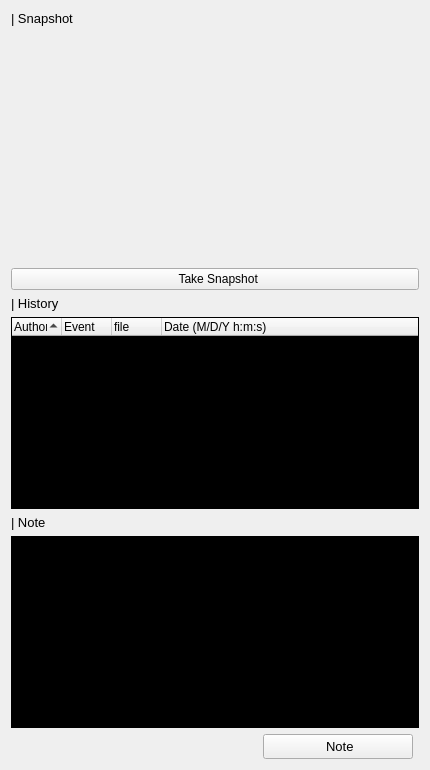
    <widget class="QFrame" name="frame">
     <property name="sizePolicy">
      <sizepolicy hsizetype="Expanding" vsizetype="Expanding">
       <horstretch>0</horstretch>
       <verstretch>0</verstretch>
      </sizepolicy>
     </property>
     <property name="minimumSize">
      <size>
       <width>430</width>
       <height>650</height>
      </size>
     </property>
     <property name="font">
      <font>
       <pointsize>9</pointsize>
      </font>
     </property>
     <layout class="QGridLayout" name="gridLayout_6">
      <item row="3" column="0">
       <widget class="QLabel" name="label_10">
        <property name="sizePolicy">
         <sizepolicy hsizetype="Fixed" vsizetype="Fixed">
          <horstretch>0</horstretch>
          <verstretch>0</verstretch>
         </sizepolicy>
        </property>
        <property name="font">
         <font>
          <pointsize>10</pointsize>
         </font>
        </property>
        <property name="text">
         <string>| History</string>
        </property>
       </widget>
      </item>
      <item row="7" column="0">
       <spacer name="horizontalSpacer_3">
        <property name="orientation">
         <enum>Qt::Horizontal</enum>
        </property>
        <property name="sizeType">
         <enum>QSizePolicy::Preferred</enum>
        </property>
        <property name="sizeHint" stdset="0">
         <size>
          <width>30</width>
          <height>20</height>
         </size>
        </property>
       </spacer>
      </item>
      <item row="2" column="0" colspan="4">
       <widget class="QPushButton" name="snapShot_pushButton">
        <property name="text">
         <string>  Take Snapshot</string>
        </property>
       </widget>
      </item>
      <item row="5" column="0">
       <widget class="QLabel" name="label_9">
        <property name="sizePolicy">
         <sizepolicy hsizetype="Fixed" vsizetype="Fixed">
          <horstretch>0</horstretch>
          <verstretch>0</verstretch>
         </sizepolicy>
        </property>
        <property name="font">
         <font>
          <pointsize>10</pointsize>
         </font>
        </property>
        <property name="text">
         <string>| Note</string>
        </property>
       </widget>
      </item>
      <item row="4" column="0" colspan="4">
       <widget class="QTreeWidget" name="history_treeWidget">
        <property name="sizePolicy">
         <sizepolicy hsizetype="Expanding" vsizetype="Expanding">
          <horstretch>0</horstretch>
          <verstretch>0</verstretch>
         </sizepolicy>
        </property>
        <property name="font">
         <font>
          <pointsize>10</pointsize>
         </font>
        </property>
        <property name="styleSheet">
         <string notr="true">QTreeView::item:selected{background: grey;}
QTreeView {background-color: black;}</string>
        </property>
        <property name="verticalScrollBarPolicy">
         <enum>Qt::ScrollBarAsNeeded</enum>
        </property>
        <property name="horizontalScrollBarPolicy">
         <enum>Qt::ScrollBarAsNeeded</enum>
        </property>
        <property name="autoScrollMargin">
         <number>16</number>
        </property>
        <property name="editTriggers">
         <set>QAbstractItemView::NoEditTriggers</set>
        </property>
        <property name="tabKeyNavigation">
         <bool>false</bool>
        </property>
        <property name="showDropIndicator" stdset="0">
         <bool>false</bool>
        </property>
        <property name="alternatingRowColors">
         <bool>false</bool>
        </property>
        <property name="selectionMode">
         <enum>QAbstractItemView::SingleSelection</enum>
        </property>
        <property name="textElideMode">
         <enum>Qt::ElideLeft</enum>
        </property>
        <property name="indentation">
         <number>50</number>
        </property>
        <property name="rootIsDecorated">
         <bool>false</bool>
        </property>
        <property name="uniformRowHeights">
         <bool>true</bool>
        </property>
        <property name="itemsExpandable">
         <bool>true</bool>
        </property>
        <property name="sortingEnabled">
         <bool>true</bool>
        </property>
        <property name="animated">
         <bool>false</bool>
        </property>
        <property name="allColumnsShowFocus">
         <bool>false</bool>
        </property>
        <property name="expandsOnDoubleClick">
         <bool>true</bool>
        </property>
        <attribute name="headerVisible">
         <bool>true</bool>
        </attribute>
        <attribute name="headerCascadingSectionResizes">
         <bool>true</bool>
        </attribute>
        <attribute name="headerDefaultSectionSize">
         <number>50</number>
        </attribute>
        <attribute name="headerHighlightSections">
         <bool>false</bool>
        </attribute>
        <attribute name="headerMinimumSectionSize">
         <number>18</number>
        </attribute>
        <attribute name="headerShowSortIndicator" stdset="0">
         <bool>true</bool>
        </attribute>
        <attribute name="headerStretchLastSection">
         <bool>true</bool>
        </attribute>
        <column>
         <property name="text">
          <string>Author</string>
         </property>
         <property name="font">
          <font>
           <pointsize>9</pointsize>
          </font>
         </property>
        </column>
        <column>
         <property name="text">
          <string>Event</string>
         </property>
         <property name="font">
          <font>
           <pointsize>9</pointsize>
          </font>
         </property>
        </column>
        <column>
         <property name="text">
          <string>file</string>
         </property>
         <property name="font">
          <font>
           <pointsize>9</pointsize>
          </font>
         </property>
        </column>
        <column>
         <property name="text">
          <string>Date (M/D/Y h:m:s)</string>
         </property>
         <property name="font">
          <font>
           <pointsize>9</pointsize>
          </font>
         </property>
        </column>
       </widget>
      </item>
      <item row="0" column="0">
       <widget class="QLabel" name="label_11">
        <property name="sizePolicy">
         <sizepolicy hsizetype="Fixed" vsizetype="Fixed">
          <horstretch>0</horstretch>
          <verstretch>0</verstretch>
         </sizepolicy>
        </property>
        <property name="font">
         <font>
          <pointsize>10</pointsize>
         </font>
        </property>
        <property name="text">
         <string>| Snapshot</string>
        </property>
       </widget>
      </item>
      <item row="1" column="0" colspan="4">
       <widget class="QLabel" name="snapshot_label">
        <property name="sizePolicy">
         <sizepolicy hsizetype="Expanding" vsizetype="Expanding">
          <horstretch>0</horstretch>
          <verstretch>0</verstretch>
         </sizepolicy>
        </property>
        <property name="minimumSize">
         <size>
          <width>350</width>
          <height>230</height>
         </size>
        </property>
        <property name="font">
         <font>
          <pointsize>10</pointsize>
         </font>
        </property>
        <property name="focusPolicy">
         <enum>Qt::NoFocus</enum>
        </property>
        <property name="text">
         <string/>
        </property>
        <property name="scaledContents">
         <bool>true</bool>
        </property>
        <property name="alignment">
         <set>Qt::AlignCenter</set>
        </property>
        <property name="openExternalLinks">
         <bool>true</bool>
        </property>
       </widget>
      </item>
      <item row="6" column="0" colspan="4">
       <widget class="QTextEdit" name="comment_textEdit">
        <property name="sizePolicy">
         <sizepolicy hsizetype="Expanding" vsizetype="Expanding">
          <horstretch>0</horstretch>
          <verstretch>0</verstretch>
         </sizepolicy>
        </property>
        <property name="font">
         <font>
          <pointsize>10</pointsize>
         </font>
        </property>
        <property name="styleSheet">
         <string notr="true">background-color: rgb(0, 0, 0);</string>
        </property>
       </widget>
      </item>
      <item row="7" column="2">
       <widget class="QPushButton" name="saveNote_btn">
        <property name="minimumSize">
         <size>
          <width>150</width>
          <height>25</height>
         </size>
        </property>
        <property name="maximumSize">
         <size>
          <width>150</width>
          <height>25</height>
         </size>
        </property>
        <property name="font">
         <font>
          <pointsize>10</pointsize>
         </font>
        </property>
        <property name="text">
         <string> Note</string>
        </property>
        <property name="iconSize">
         <size>
          <width>20</width>
          <height>20</height>
         </size>
        </property>
       </widget>
      </item>
      <item row="7" column="1">
       <spacer name="horizontalSpacer_4">
        <property name="orientation">
         <enum>Qt::Horizontal</enum>
        </property>
        <property name="sizeHint" stdset="0">
         <size>
          <width>40</width>
          <height>20</height>
         </size>
        </property>
       </spacer>
      </item>
     </layout>
    </widget>
